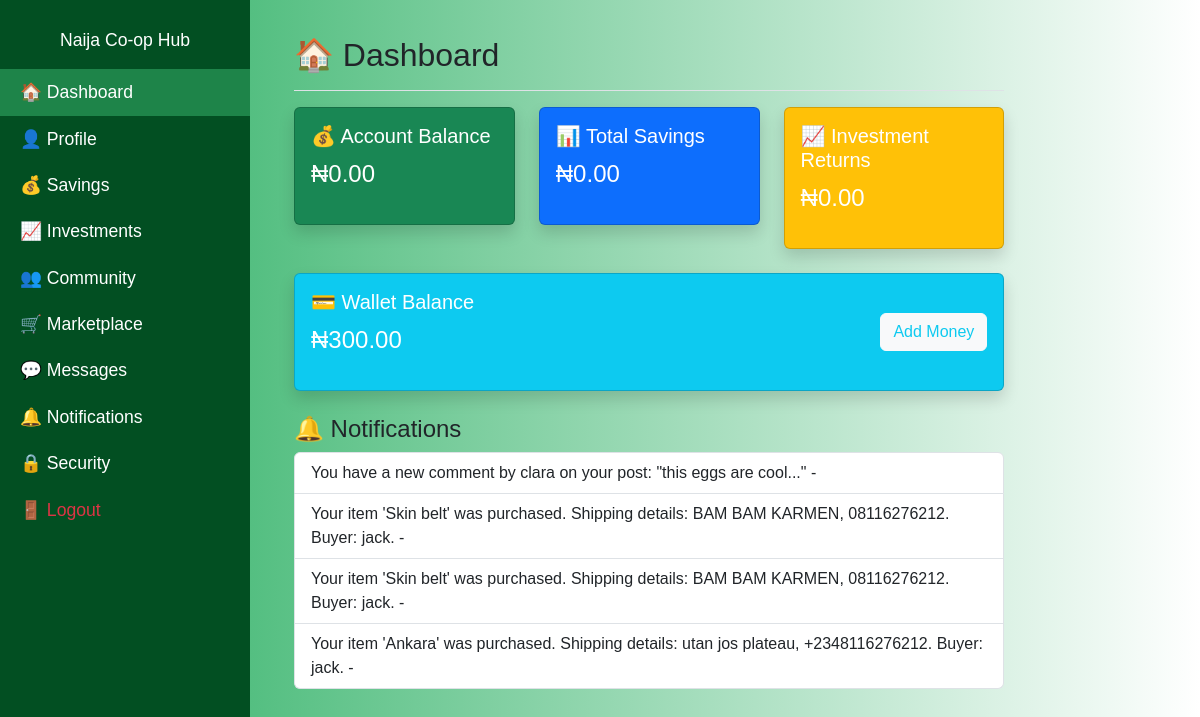
The page /account/dashboard/ (signed in) on the database its author committed.
### account/models.py (models this page shows, shortened)
class Profile(models.Model):
    ROLE_CHOICES = [
        ('investor', 'Investor'),
        ('cooperative_member', 'Cooperative Member'),
        ('business_owner', 'Business Owner'),
        ('retailer', 'Retailer'),
        ('wholesaler', 'Wholesaler'),
        ('skilled_professional', 'Skilled Professional'),
    ]
    user = models.OneToOneField(User, on_delete=models.CASCADE, related_name='profile')
    phone_number = models.CharField(max_length=15, blank=True, null=True)
    address = models.TextField(blank=True, null=True)
    profile_picture = models.ImageField(
        upload_to='profile_pictures/',
        default='profile_pictures/default-profile.png'
    )
    role = models.CharField(max_length=50, choices=ROLE_CHOICES, default='cooperative_member')
    bio = models.TextField(blank=True, null=True)
    custom_url = models.SlugField(
        max_length=100,
        blank=True,
        null=True,
        unique=True,
        help_text="Optional custom URL for your profile"
    )
    skills = models.ManyToManyField(Skill, blank=True, related_name='profiles')
    account_balance = models.DecimalField(max_digits=10, decimal_places=2, default=0.00)
    total_savings = models.DecimalField(max_digits=10, decimal_places=2, default=0.00)
    investment_returns = models.DecimalField(max_digits=10, decimal_places=2, default=0.00)
    adashe_cycle = models.CharField(
        max_length=255,
        blank=True,
        null=True,
        help_text="Current Adashe savings cycle"
    )
    total_adashe_contributions = models.DecimalField(max_digits=12, decimal_places=2, default=0.00)
    next_contribution_date = models.DateField(blank=True, null=True)
    next_payout_date = models.DateField(blank=True, null=True)
    expected_payout = models.DecimalField(max_digits=12, decimal_places=2, default=0.00)
    cooperative_name = models.CharField(max_length=255, blank=True, null=True)
    membership_role = models.CharField(
        max_length=50,
        choices=[('Member', 'Member'), ('Admin', 'Admin')],
        default='Member'
    )

### payments/models.py (models this page shows, shortened)
class Wallet(models.Model):
    user = models.OneToOneField(User, on_delete=models.CASCADE, related_name="wallet")
    balance = models.DecimalField(max_digits=10, decimal_places=2, default=0.00)
    created_at = models.DateTimeField(auto_now_add=True)

### notifications/models.py (models this page shows, shortened)
class Notification(models.Model):
    recipient = models.ForeignKey(
        settings.AUTH_USER_MODEL,
        on_delete=models.CASCADE,
        related_name='notifications'
    )
    message = models.CharField(max_length=255)
    link = models.URLField(blank=True, null=True)  # Optional: a URL to view details (e.g., order or post)
    is_read = models.BooleanField(default=False)
    created_at = models.DateTimeField(auto_now_add=True)

### account/views.py (the view)
# urls.py: path('dashboard/', views.dashboard_view, name='dashboard'),
@login_required
def dashboard_view(request):
    profile = Profile.objects.get(user=request.user)
    user_contributions = Contribution.objects.filter(user=request.user)
    user_payouts = {payout.cycle.id: payout for payout in Payout.objects.filter(user=request.user)}
    context = {
        'profile': profile,
        'user_contributions': user_contributions,
        'user_payouts': user_payouts,
    }
    return render(request, 'account/dashboard.html', context)

### chat/context_processors.py (called while the page is built)
def unread_messages(request):
    if request.user.is_authenticated:
        return {'unread_count': Message.objects.filter(receiver=request.user, is_read=False).count()}
    return {}

### notifications/context_processors.py (called while the page is built)
def notifications_processor(request):
    if request.user.is_authenticated:
        notifications = Notification.objects.filter(recipient=request.user, is_read=False)
    else:
        notifications = Notification.objects.none()  # returns an empty QuerySet
    return {
        'notification_count': notifications.count()
    }

### payments/context_processors.py (called while the page is built)
def wallet_balance(request):
    if request.user.is_authenticated:
        try:
            balance = Wallet.objects.get(user=request.user).balance
        except Wallet.DoesNotExist:
            balance = 0.00
        return {"wallet_balance": balance}
    return {}

### account/templates/account/dashboard.html (shortened to what this page needs)
{% extends 'base.html' %}
{% block content %}
        <main class="col-md-9 col-lg-10 px-md-4">
            <div class="pt-3 pb-2 mb-3 border-bottom">
                <h2>🏠 Dashboard</h2>
            </div>
            <div class="row">
                <div class="col-lg-4">
                    <div class="card bg-success text-white shadow">
                        <div class="card-body">
                            <h5>💰 Account Balance</h5>
                            <p class="fs-4">₦{{ user.profile.account_balance }}</p>
                        </div>
                    </div>
                </div>
                <div class="col-lg-4">
                    <div class="card bg-primary text-white shadow">
                        <div class="card-body">
                            <h5>📊 Total Savings</h5>
                            <p class="fs-4">₦{{ user.profile.total_savings }}</p>
                        </div>
                    </div>
                </div>
                <div class="col-lg-4">
                    <div class="card bg-warning text-white shadow">
                        <div class="card-body">
                            <h5>📈 Investment Returns</h5>
                            <p class="fs-4">₦{{ user.profile.investment_returns }}</p>
                        </div>
                    </div>
                </div>
            </div>
            <div class="row mt-4">
                <div class="col-lg-12">
                    <div class="card bg-info text-white shadow">
                        <div class="card-body d-flex justify-content-between align-items-center">
                            <div>
                                <h5>💳 Wallet Balance</h5>
                                <p class="fs-4">₦{{ wallet_balance }}</p>
                            </div>
                            <div>
                                <a href="{% url 'deposit' %}" class="btn btn-light text-info">
                                    Add Money
                                </a>
                            </div>
                        </div>
                    </div>
                </div>
            </div>
            <div class="mt-4">
                <h4>🔔 Notifications</h4>
                <ul class="list-group">
                    {% for notification in user.notifications.all %}
                    <li class="list-group-item">
                        {{ notification.message }} - <small class="text-muted">{{ notification.date }}</small>
                    </li>
                    {% empty %}
                    <li class="list-group-item text-muted">No new notifications</li>
                    {% endfor %}
                </ul>
            </div>
        </main>
    </div>
{% endblock %}

### templates/base.html (style rules this page uses)
body { background: linear-gradient(to right, #27ae60, #ffffff); font-family: Arial, sans-serif; }

### rows shown on the page
Wallet: balance "300.00"
Notification: message "You have a new comment by clara on your post: \"this eggs are cool...\""
Notification: message "Your item 'Skin belt' was purchased. Shipping details: BAM BAM KARMEN, 08116276212. Buyer: jack."
Notification: message "Your item 'Skin belt' was purchased. Shipping details: BAM BAM KARMEN, 08116276212. Buyer: jack."
Notification: message "Your item 'Ankara' was purchased. Shipping details: utan jos plateau, +2348116276212. Buyer: jack."

### other values the page prints
{{ user.profile.account_balance }} "0.00"
{{ user.profile.total_savings }} "0.00"
{{ user.profile.investment_returns }} "0.00"
